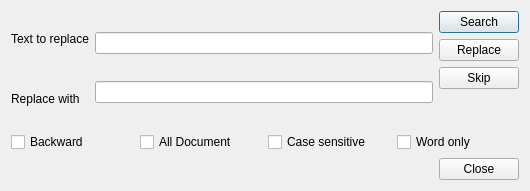
<?xml version="1.0" encoding="UTF-8"?>
<ui version="4.0">
 <class>DialogReplace</class>
 <widget class="QDialog" name="DialogReplace">
  <property name="geometry">
   <rect>
    <x>0</x>
    <y>0</y>
    <width>530</width>
    <height>191</height>
   </rect>
  </property>
  <property name="windowTitle">
   <string>Search and replace</string>
  </property>
  <layout class="QHBoxLayout" name="horizontalLayout_4">
   <item>
    <layout class="QVBoxLayout" name="verticalLayout_4">
     <item>
      <layout class="QHBoxLayout" name="horizontalLayout">
       <item>
        <layout class="QVBoxLayout" name="verticalLayout">
         <item>
          <widget class="QLabel" name="labelTextToReplace">
           <property name="text">
            <string>Text to replace</string>
           </property>
          </widget>
         </item>
         <item>
          <widget class="QLabel" name="labelReplaceWith">
           <property name="text">
            <string>Replace with </string>
           </property>
          </widget>
         </item>
        </layout>
       </item>
       <item>
        <layout class="QVBoxLayout" name="verticalLayout_2">
         <item>
          <widget class="QLineEdit" name="lineEditTextToReplace"/>
         </item>
         <item>
          <widget class="QLineEdit" name="lineEditReplaceWith"/>
         </item>
        </layout>
       </item>
       <item>
        <layout class="QVBoxLayout" name="verticalLayout_3">
         <item>
          <widget class="QPushButton" name="pushButtonSearch">
           <property name="text">
            <string>Search</string>
           </property>
           <property name="default">
            <bool>true</bool>
           </property>
          </widget>
         </item>
         <item>
          <widget class="QPushButton" name="pushButtonReplace">
           <property name="text">
            <string>Replace</string>
           </property>
           <property name="default">
            <bool>false</bool>
           </property>
          </widget>
         </item>
         <item>
          <widget class="QPushButton" name="pushButtonSkip">
           <property name="text">
            <string>Skip</string>
           </property>
          </widget>
         </item>
         <item>
          <spacer name="verticalSpacer">
           <property name="orientation">
            <enum>Qt::Vertical</enum>
           </property>
           <property name="sizeHint" stdset="0">
            <size>
             <width>20</width>
             <height>40</height>
            </size>
           </property>
          </spacer>
         </item>
        </layout>
       </item>
      </layout>
     </item>
     <item>
      <layout class="QHBoxLayout" name="horizontalLayout_3">
       <item>
        <widget class="QCheckBox" name="checkBoxBackward">
         <property name="text">
          <string>Backward</string>
         </property>
        </widget>
       </item>
       <item>
        <widget class="QCheckBox" name="checkBoxAllDocument">
         <property name="text">
          <string>All Document</string>
         </property>
        </widget>
       </item>
       <item>
        <widget class="QCheckBox" name="checkBoxCaseSensitive">
         <property name="text">
          <string>Case sensitive</string>
         </property>
        </widget>
       </item>
       <item>
        <widget class="QCheckBox" name="checkBoxWordOnly">
         <property name="text">
          <string>Word only</string>
         </property>
        </widget>
       </item>
      </layout>
     </item>
     <item>
      <layout class="QHBoxLayout" name="horizontalLayout_2">
       <item>
        <spacer name="horizontalSpacer">
         <property name="orientation">
          <enum>Qt::Horizontal</enum>
         </property>
         <property name="sizeHint" stdset="0">
          <size>
           <width>40</width>
           <height>20</height>
          </size>
         </property>
        </spacer>
       </item>
       <item>
        <widget class="QPushButton" name="pushButtonClose">
         <property name="text">
          <string>Close</string>
         </property>
         <property name="autoDefault">
          <bool>false</bool>
         </property>
        </widget>
       </item>
      </layout>
     </item>
    </layout>
   </item>
  </layout>
 </widget>
 <resources/>
 <connections/>
</ui>
